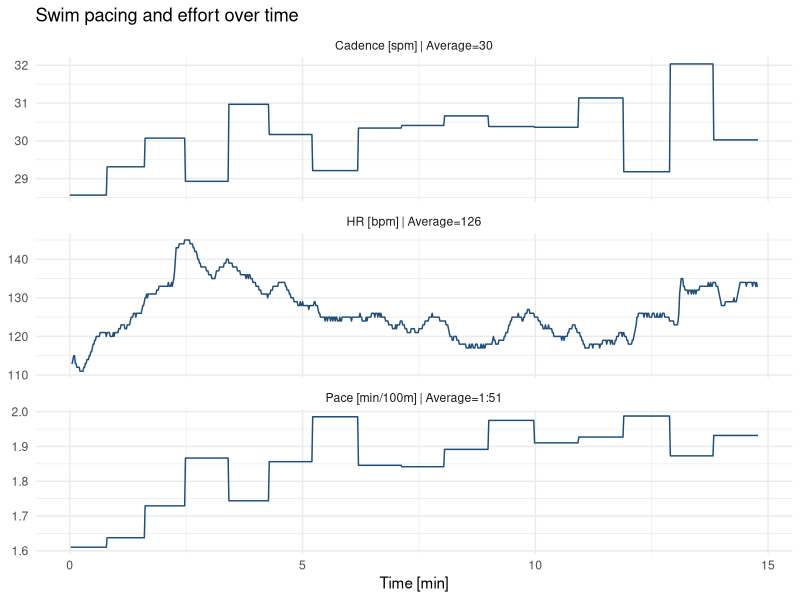
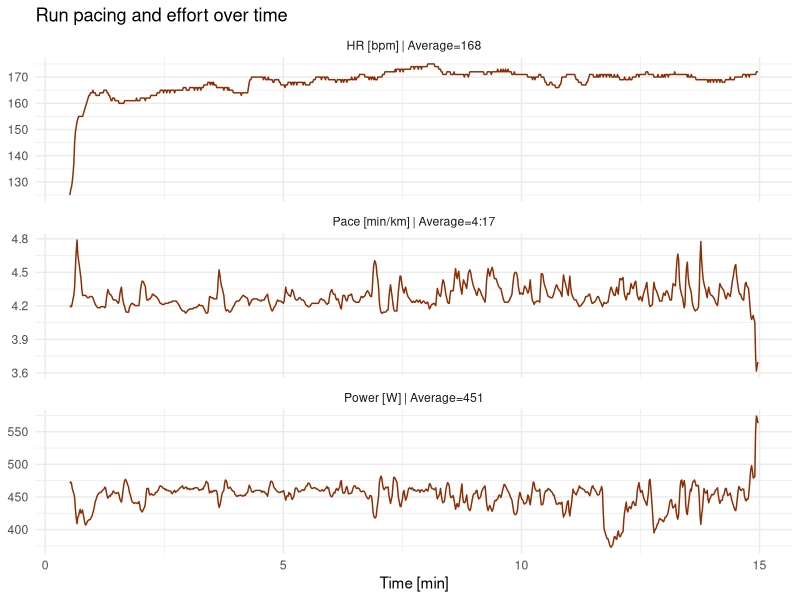

Generate these figures, in order, with R:
## ---- chunk 1
#| echo: false
#| warning: false
#| message: false

library(dplyr)
library(ggplot2)
library(tidyr)

format_pace_label <- function(value) {
  minutes <- floor(value)
  seconds <- round((value - minutes) * 60)
  rollover <- seconds == 60
  minutes[rollover] <- minutes[rollover] + 1
  seconds[rollover] <- 0

  sprintf("%d:%02d", minutes, seconds)
}

activity_meta <- read.csv(
  "analysis_data/activities_metadata_swim_run.csv",
  check.names = FALSE,
  stringsAsFactors = FALSE
)

swim_id <- activity_meta |>
  filter(EVENT_TYPE == "SWIM") |>
  pull(ID)

activity_data <- read.csv(
  "analysis_data/activities_data_swim_run.csv",
  check.names = FALSE,
  stringsAsFactors = FALSE,
  na.strings = c("NA", "")
) |>
  filter(ID == swim_id) |>
  mutate(
    time_min = SECS / 60,
    pace = as.numeric(PACE),
    cadence = as.numeric(CAD),
    hr = na_if(as.numeric(HR), 0)
  ) |>
  select(time_min, pace, cadence, hr) |>
  pivot_longer(
    cols = c(pace, cadence, hr),
    names_to = "metric",
    values_to = "value"
  ) |>
  mutate(
    metric = recode(
      metric,
      pace = "Pace [min/100m]",
      cadence = "Cadence [spm]",
      hr = "HR [bpm]"
    )
  )

swim_labels <- activity_data |>
  group_by(metric) |>
  summarise(avg_value = mean(value, na.rm = TRUE), .groups = "drop") |>
  mutate(
    avg_label = ifelse(
      grepl("^Pace", metric),
      format_pace_label(avg_value),
      as.character(round(avg_value))
    ),
    metric_label = paste0(metric, " | Average=", avg_label)
  ) |>
  select(metric, metric_label)

activity_data <- activity_data |>
  left_join(swim_labels, by = "metric")

ggplot(activity_data, aes(x = time_min, y = value)) +
  geom_line(linewidth = 0.5, color = "#1f4e79") +
  facet_wrap(~ metric_label, scales = "free_y", ncol = 1) +
  labs(
    x = "Time [min]",
    y = NULL,
    title = "Swim pacing and effort over time"
  ) +
  theme_minimal(base_size = 11)
## ---- chunk 2
#| echo: false
#| warning: false
#| message: false

library(dplyr)
library(ggplot2)
library(tidyr)

activity_meta <- read.csv(
  "analysis_data/activities_metadata_swim_run.csv",
  check.names = FALSE,
  stringsAsFactors = FALSE
)

run_id <- activity_meta |>
  filter(EVENT_TYPE == "RUN") |>
  pull(ID)

run_data <- read.csv(
  "analysis_data/activities_data_swim_run.csv",
  check.names = FALSE,
  stringsAsFactors = FALSE,
  na.strings = c("NA", "")
) |>
  filter(ID == run_id) |>
  filter(as.numeric(SECS) > 30) |>
  mutate(
    time_min = SECS / 60,
    power = as.numeric(WATTS),
    pace = as.numeric(PACE),
    hr = na_if(as.numeric(HR), 0)
  ) |>
  select(time_min, power, pace, hr) |>
  pivot_longer(
    cols = c(power, pace, hr),
    names_to = "metric",
    values_to = "value"
  ) |>
  mutate(
    metric = recode(
      metric,
      power = "Power [W]",
      pace = "Pace [min/km]",
      hr = "HR [bpm]"
    )
  )

run_labels <- run_data |>
  group_by(metric) |>
  summarise(avg_value = mean(value, na.rm = TRUE), .groups = "drop") |>
  mutate(
    avg_label = ifelse(
      grepl("^Pace", metric),
      format_pace_label(avg_value),
      as.character(round(avg_value))
    ),
    metric_label = paste0(metric, " | Average=", avg_label)
  ) |>
  select(metric, metric_label)

run_data <- run_data |>
  left_join(run_labels, by = "metric")

ggplot(run_data, aes(x = time_min, y = value)) +
  geom_line(linewidth = 0.5, color = "#8c2d04") +
  facet_wrap(~ metric_label, scales = "free_y", ncol = 1) +
  labs(
    x = "Time [min]",
    y = NULL,
    title = "Run pacing and effort over time"
  ) +
  theme_minimal(base_size = 11)
## ---- chunk 3
#| echo: false
#| warning: false
#| message: false

library(dplyr)
library(knitr)

adrian_series_points <- read.csv(
  "analysis_data/adrian_indoor_series_points.csv",
  check.names = FALSE,
  stringsAsFactors = FALSE
) |>
  rename(
    `Race date` = race_date,
    `Total points` = total_points,
    `Swim points` = swim_points,
    `Bike points` = bike_points,
    `Run points` = run_points
  )

knitr::kable(adrian_series_points)
## ---- chunk 4
#| echo: false
#| warning: false
#| message: false

library(dplyr)
library(knitr)

race_rankings <- read.csv(
  "analysis_data/race_rankings.csv",
  check.names = FALSE,
  stringsAsFactors = FALSE
) |>
  filter(CATEGORY == "Men40-49") |>
  arrange(desc(RESULT_FINAL)) |>
  select(
    ATHLETE,
    RESULT_FINAL,
    RESULT_SPORT_1,
    RESULT_SPORT_2,
    RESULT_SPORT_3
  ) |>
  rename(
    Athlete = ATHLETE,
    `Final points` = RESULT_FINAL,
    Swim = RESULT_SPORT_1,
    Bike = RESULT_SPORT_2,
    Run = RESULT_SPORT_3
  )

kable(race_rankings)
## ---- chunk 5
#| echo: false
#| warning: false
#| message: false

age_group_series <- read.csv(
  "analysis_data/male_40_49_age_group_results.csv",
  check.names = FALSE,
  stringsAsFactors = FALSE
) |>
  group_by(athlete) |>
  summarise(
    `Total points` = sum(as.numeric(total_points), na.rm = TRUE),
    `Number of races` = n(),
    .groups = "drop"
  ) |>
  arrange(desc(`Total points`)) |>
  rename(
    Athlete = athlete
  )

kable(age_group_series)
